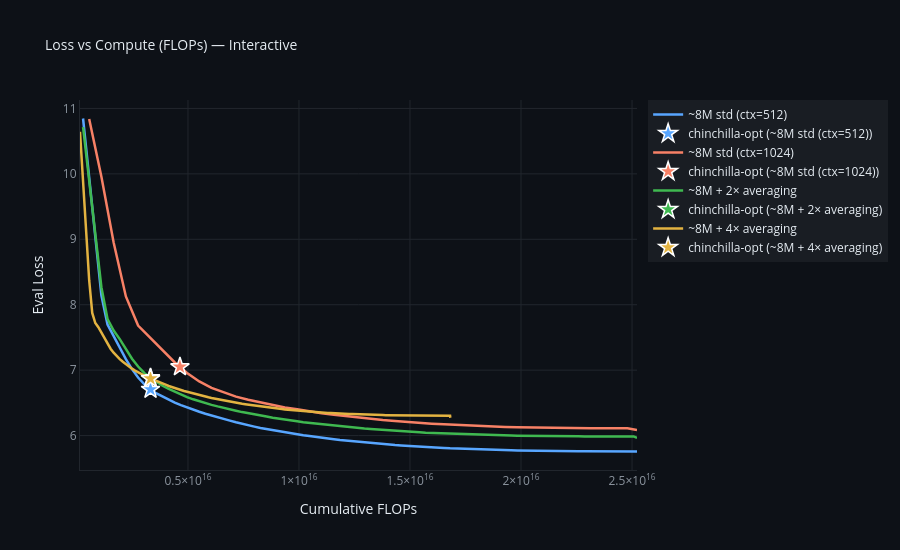

Notebook code for this chart:
### Code cell
def plot_loss_vs_compute_interactive(models=MODELS):
    """Interactive plotly: eval loss vs cumulative FLOPs with Chinchilla-opt markers."""
    fig = go.Figure()

    for df, label, color, N, _, C_opt in models:
        fig.add_trace(go.Scatter(
            x=df["cumulative_flops"], y=df["eval_loss"],
            mode="lines", name=label,
            line=dict(color=color, width=2.5),
            hovertemplate=f"<b>{label}</b><br>FLOPs: %{{x:.3e}}<br>Loss: %{{y:.4f}}<extra></extra>",
        ))

        c_max = df["cumulative_flops"].max()
        if C_opt <= c_max:
            y_opt = float(np.interp(C_opt, df["cumulative_flops"], df["eval_loss"]))
            fig.add_trace(go.Scatter(
                x=[C_opt], y=[y_opt],
                mode="markers", name=f"chinchilla-opt ({label})",
                marker=dict(color=color, size=14, symbol="star",
                            line=dict(color="white", width=1.5)),
                hovertemplate=(
                    f"<b>Chinchilla-opt</b><br>"
                    f"N = {N/1e6:.1f}M<br>"
                    f"C_opt = {fmt_si(C_opt)}<br>"
                    f"Loss ≈ %{{y:.4f}}<extra></extra>"
                ),
            ))
        else:
            fig.add_vline(x=C_opt,
                          line=dict(color=color, width=1.5, dash="dash"),
                          annotation_text=f"opt ({label.split()[0]})",
                          annotation_font=dict(color=color, size=10),
                          annotation_position="top right")

    layout = _plotly_layout("Loss vs Compute (FLOPs) — Interactive", "Cumulative FLOPs", "Eval Loss")
    fig.update_layout(**layout)
    fig.show()

plot_loss_vs_compute_interactive()
